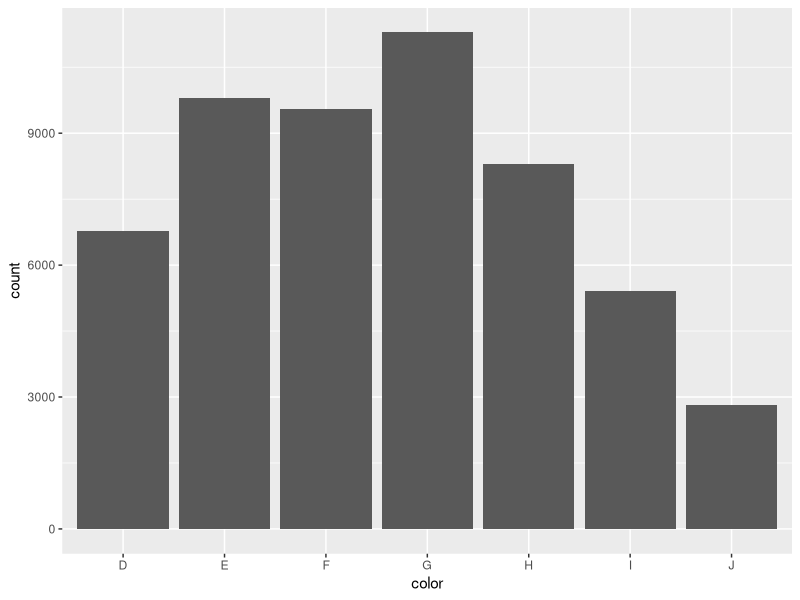
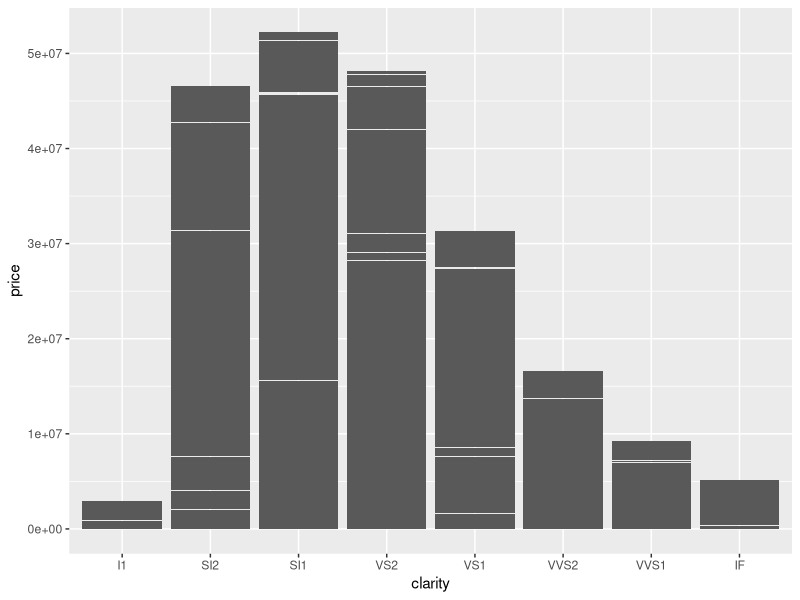
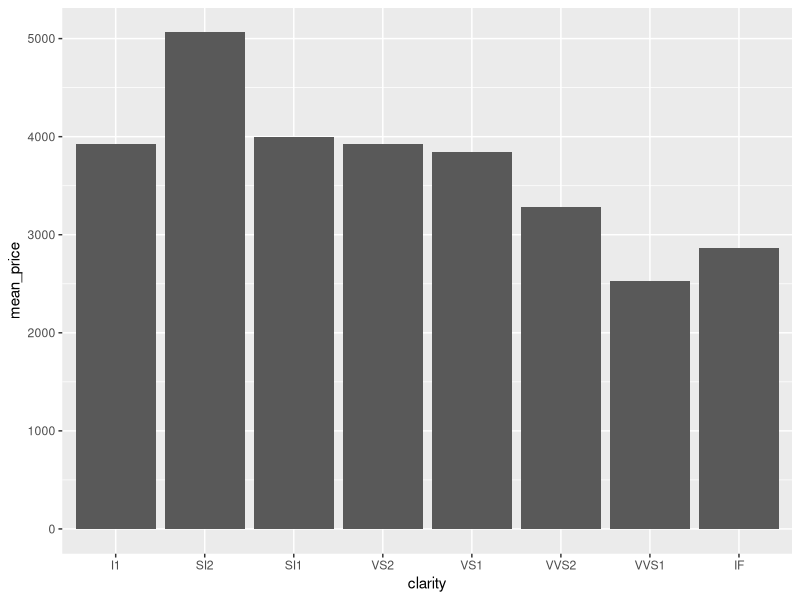
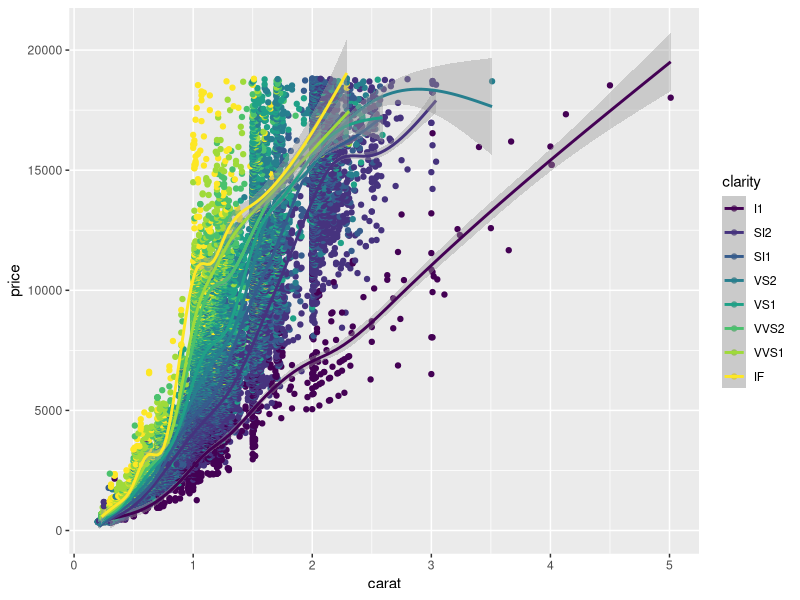
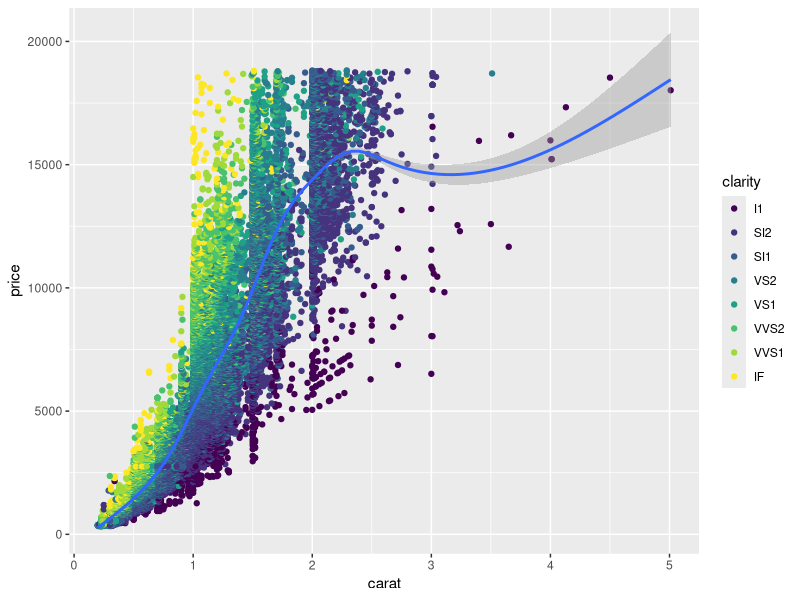

R code for these plots, in order:
# day04_05_visual.R
# ggplot: R은 ggplot 이전과 이후로 나뉜다.
# 헤들리 위컴 교수가 개발

install.packages('ggplot2')
library(ggplot2)
library(dbplyr)
library(tidyverse)

#  내장데이터 이용하기
diamonds

# ggplot은 데이터와 미학적 요소로 나뉜다.
# - ggplot() : 데이터를 정의
# - aes(aesthetics)  : 화면에 그려지는 방식
ggplot(diamonds, aes(x = color)) + geom_bar()

ggplot(diamonds, aes(x = clarity, y = price)) + geom_bar(stat = 'identity')

# 그룹화해서 평균 가격을 만들어서 시각화하기
diamonds %>% group_by(clarity) %>%
  summarise(mean_price=mean(price)) %>%
  ggplot(aes(x = clarity, y = mean_price)) +
  geom_bar(stat = 'identity')


# 산점도를 이용하여 다이아몬드 크기에 따른 가격을 그려보기
diamonds %>%
  ggplot(aes(x = carat, y = price, color=clarity)) +
  geom_point() +
  geom_smooth()

# ggplot의 상속
# - ggplot()에서 정의한 내용은 전체에 상속된다.
# - 추가되는 레이어에서 정의 내용은 상속되지 않는다.

diamonds %>%
  ggplot(aes(x = carat, y = price)) +
  geom_point(aes(color=clarity)) +
  geom_smooth()
